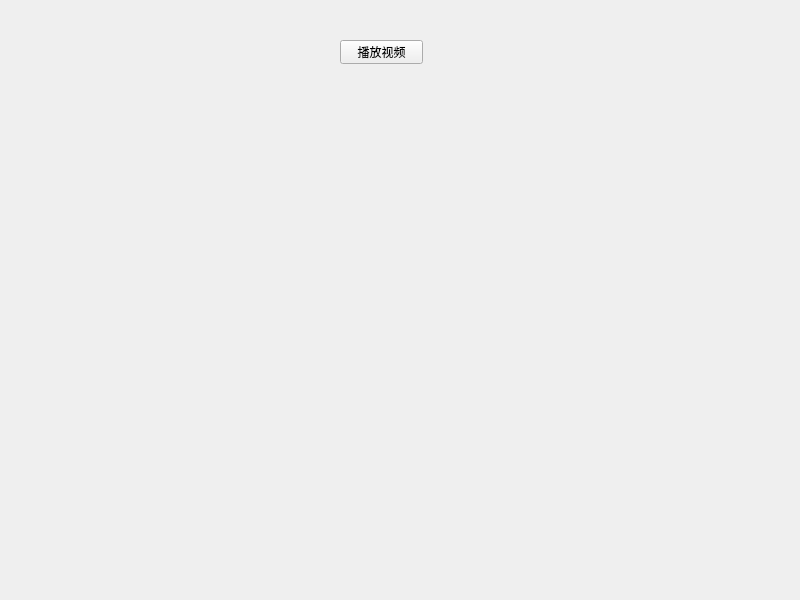
<?xml version="1.0" encoding="UTF-8"?>
<ui version="4.0">
 <class>MainWindow</class>
 <widget class="QMainWindow" name="MainWindow">
  <property name="geometry">
   <rect>
    <x>0</x>
    <y>0</y>
    <width>800</width>
    <height>600</height>
   </rect>
  </property>
  <property name="windowTitle">
   <string>MainWindow</string>
  </property>
  <widget class="QWidget" name="centralwidget">
   <widget class="QPushButton" name="pushButton">
    <property name="geometry">
     <rect>
      <x>340</x>
      <y>40</y>
      <width>83</width>
      <height>24</height>
     </rect>
    </property>
    <property name="text">
     <string>播放视频</string>
    </property>
   </widget>
  </widget>
 </widget>
 <resources/>
 <connections/>
</ui>
